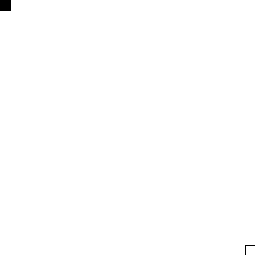
Frame 1 (no input)
Frame 60 (the mouse pressed at the canvas centre just before this capture): identical to frame 1, image omitted
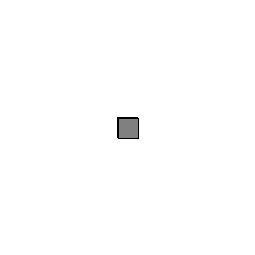
Frame 120 (the mouse held since frame 60 and released just before this capture)

The Processing sketch that drew these frames (run headless with seeded random() and noise(); from frame 60 on, the mouse is pressed at the canvas centre):

// Processing sketch: Sketch
// ── Sketch.pde
Box b;
Box ib;
//InvertBox ib;

void setup() {
  size(255, 255);
  
  b = new Box(false);
  ib = new Box(true);
  //ib = new InvertBox();
}

void draw() {
  background(255);

  b.display();
  ib.display();
}


// ── Box.pde
class Box {

  float w;
  float h;
  boolean inverted;

  Box(boolean inverted_) {
    w = 20;
    h = 20;
    inverted = inverted_;
  }

  void display() {
    if (inverted) {
      rectMode(CENTER);
      fill(-mouseX+width);
      rect(-mouseX+width, -mouseY+height, w, h);
    }
    else {
      rectMode(CENTER);
      fill(mouseX);
      rect(mouseX, mouseY, w, h);
    }
  }
  
}


// ── InvertBox.pde
class InvertBox {

  float w;
  float h;

  InvertBox() {
    w = 20;
    h = 20;
  }
  
  void display(){
    rectMode(CENTER);
    fill(-mouseX+width);
    rect(-mouseX+width, -mouseY+height, w, h);  
  }
}
